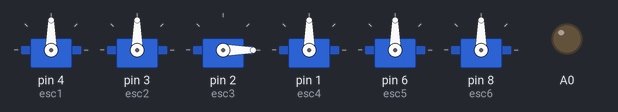
Recording of a sketch running on a simulated Arduino Uno, built with avr-gcc and run on an emulated ATmega328P. Parts: 6 × servo, output pins drawn as LEDs (lit = HIGH). No radio packets arrive unless stated; what the sketch prints to the serial monitor is not drawn.

Above: at 0.2 s.
At 1.1 s:
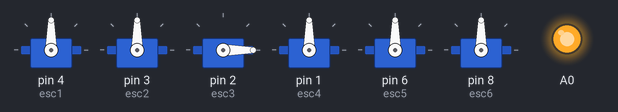
Timing chart, 0 to 2.6 s (numbered marks = the images above):
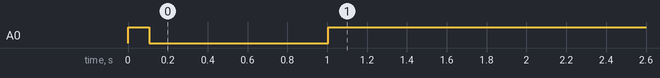

Measured:
- by itself, A0: HIGH → LOW at 0.11 s, → HIGH 0.90 s later

The sketch:

arduino_nano_3.1.ino
```cpp
// (licence header left out)
#include <Wire.h>                          //Include the Wire.h library so we can communicate with the gyro.
#include <EEPROM.h>                        //Include the EEPROM.h library so we can store information onto the EEPROM
#include <SPI.h>
#include <nRF24L01.h>
#include <RF24.h>

#include <Servo.h>

Servo esc1;
Servo esc2;
Servo esc3;
Servo esc4;
Servo esc5;
Servo esc6;
int sdelayt=20,delayt=8,mspeed=30000,sswitch=0,ledb=30000,
    switchdff,switchdff2,sswitch2=0
    ,switchdff3,sswitch3=0;//65535max
int pos1=90,pos2=90,pos3=0,pos4=90,pos5=90;
unsigned long time1,time2,time3,time4,time5;


RF24 radio(9, 10);   // nRF24L01 (CE, CSN)
const byte address[6] = "00001";
unsigned long lastReceiveTime = 0;
unsigned long currentTime = 0;
unsigned long addtime;
unsigned long switchtime;
// Max size of this struct is 32 bytes - NRF24L01 buffer limit
struct Data_Package {
  short Lx;
  short Ly;
  short Rx;
  short Ry;
  byte b0;
  byte b1;
  byte b2;
  byte b3;
  byte b4;
  byte b5;
  byte b6;
  byte b7;
  byte b8;
  byte bA1;
};
Data_Package data; //Create a variable with the above structure

///////////////////////////////////////////////////////////////////////////////////////////////////////////////////////////////////////
void setup(){
  Serial.begin(115200);

  pinMode(A0,1);
  //Use the led on the Arduino for startup indication.
  digitalWrite(A0,HIGH);                                                    //Turn on the warning led.
  delay(100);
  digitalWrite(7,1);
  radio.begin();
  radio.openReadingPipe(0, address);
  radio.setAutoAck(false);
  radio.setDataRate(RF24_250KBPS);
  radio.setPALevel(RF24_PA_LOW);
  radio.startListening(); //  Set the module as receiver
  resetData();
  esc1.attach(4);
  esc2.attach(3);
  esc3.attach(2);
  esc4.attach(1);
  esc5.attach(6);
  esc6.attach(8);
  digitalWrite(A0,LOW);                                                     //Turn off the warning led.
  esc1.write(90);
  esc2.write(90);
  esc3.write(0);
  esc4.write(90);
  esc5.write(90);
}
///////////////////////////////////////////////////////////////////////////////////////////////////////////////////////////////////////
//Main program loop
///////////////////////////////////////////////////////////////////////////////////////////////////////////////////////////////////////


void loop(){
  if (radio.available()) {
    radio.read(&data, sizeof(Data_Package));
    lastReceiveTime = millis();
  }

  currentTime = millis();
  if ( currentTime - lastReceiveTime > 1000 ) {
  resetData();
  Serial.println("COnnection Lost");
  digitalWrite(A0,1);
  }
   else digitalWrite(A0,LOW);
   /*
if(data.b0==1)switchdff=1;
if(switchdff==1&&data.b0==0){
  if(sswitch==1)sswitch=0;
  else sswitch=1;
  switchdff=0;
}

*/

if(data.b8==1)switchdff2=1;
if(switchdff2==1&&data.b8==0){
  if(sswitch2==1)sswitch2=0;
  else sswitch2=1;
  switchdff2=0;
}

if(sswitch2==0)digitalWrite(7,LOW);
else digitalWrite(7,HIGH);
/*
if(data.b7==1)switchdff3=1;
if(switchdff3==1&&data.b7==0){
  if(sswitch3==1)sswitch3=0;
  else sswitch3=1;
  switchdff3=0;
}
if(sswitch3==0)esc6.write(90);
else esc6.write(170);
*/
}


void resetData() {
  // Reset the values when there is no radio connection - Set initial default values
  data.Lx = 1500; // Values from 0 to 255. When Joystick is in resting position, the value is in the middle, or 127. We actually map the pot value from 0 to 1023 to 0 to 255 because that's one BYTE value
  data.Ly = 1500;
  data.Rx = 1500;
  data.Ly = 1500;
  data.b0 = 0;
  data.b1 = 0;
  data.b2 = 0;
  data.b3 = 0;
  data.b4 = 0;
  data.b5 = 0;
  data.b6 = 0;
  data.b7 = 0;
  data.b8 = 0;
  data.bA1 = 0;
}
```
